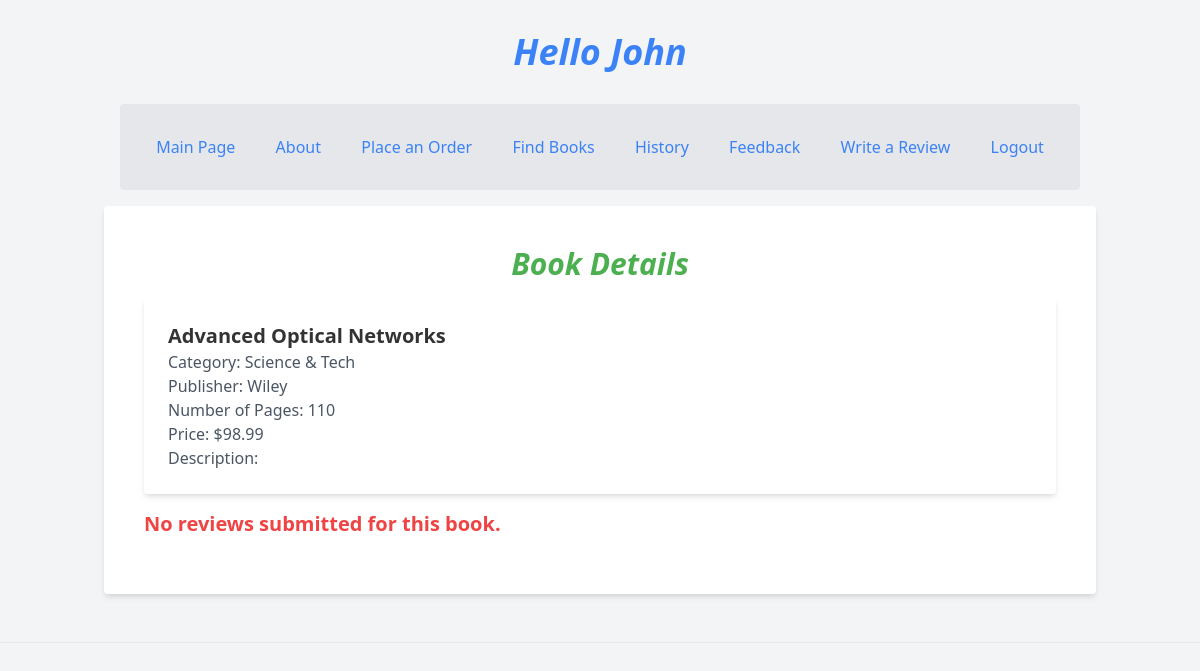
/myapp/chk_reviews/1/ (signed in), run on the app's committed database.
### myapp/models.py (models this page shows, shortened)
class Book(models.Model):
    CATEGORY_CHOICES = [
        ('S', 'Science & Tech'),
        ('F', 'Fiction'),
        ('B', 'Biography'),
        ('T', 'Travel'),
        ('O', 'Other')
    ]
    title = models.CharField(max_length=200)
    category = models.CharField(max_length=1, choices=CATEGORY_CHOICES, default='S')
    num_pages = models.PositiveIntegerField(default=100)
    price = models.DecimalField(max_digits=10, decimal_places=2)
    publisher = models.ForeignKey(Publisher, related_name='books', on_delete=models.CASCADE)
    description = models.TextField(blank=True)  # New field
    num_reviews = models.PositiveIntegerField(default=0)

class Publisher(models.Model):
    name = models.CharField(max_length=200)
    website = models.URLField()
    city = models.CharField(max_length=20, blank=True)
    country = models.CharField(max_length=100, default='USA')

### myapp/views.py (the view)
# urls.py: path('chk_reviews/<int:book_id>/', views.chk_reviews, name='chk_reviews'),
@login_required
def chk_reviews(request, book_id):
    book = get_object_or_404(Book, pk=book_id)
    if request.user:
        reviews = Review.objects.filter(book=book, reviewer=request.user.email)
        if reviews.exists():
            avg_rating = reviews.aggregate(Avg('rating'))['rating__avg']
            return render(request, 'myapp/chk_reviews.html', {'avg_rating': avg_rating, 'book': book})
        else:
            return render(request, 'myapp/chk_reviews.html', {'message': 'No reviews submitted for this book.', 'book': book})
    else:
        return render(request, 'myapp/chk_reviews.html', {'message': 'You are not a registered member!', 'book': book})

### myapp/templates/myapp/chk_reviews.html
{% extends 'myapp/base.html' %}
{% block body_block %}
    <div class="container mx-auto p-4">
        <h1 class="text-3xl font-bold mb-4">Book Details</h1>
        <div class="bg-white p-6 rounded shadow-md mb-4">
            <h2 class="text-xl font-bold">{{ book.title }}</h2>
            <p class="text-gray-600">Category: {{ book.get_category_display }}</p>
            <p class="text-gray-600">Publisher: {{ book.publisher.name }}</p>
            <p class="text-gray-600">Number of Pages: {{ book.num_pages }}</p>
            <p class="text-gray-600">Price: ${{ book.price }}</p>
            <p class="text-gray-600">Description: {{ book.description }}</p>
        </div>
        {% if avg_rating %}
            <p class="text-xl font-bold mb-4">Average Rating: {{ avg_rating }}</p>
        {% else %}
            <p class="text-xl font-bold text-red-500 mb-4">{{ message }}</p>
        {% endif %}
    </div>
{% endblock %}

### myapp/templates/myapp/base.html (shortened to what this page needs)
<!DOCTYPE html>
{% load static %}
<html>
<head>
    <link href="https://cdnjs.cloudflare.com/ajax/libs/tailwindcss/2.2.19/tailwind.min.css" rel="stylesheet">
    <link rel="stylesheet" type="text/css" href="{% static 'myapp/styles.css' %}"/>
</head>
<body class="bg-gray-100 font-sans leading-normal tracking-normal">
<div class="container mx-auto p-4">
    {% if user.is_authenticated %}
        <h1 class="text-4xl font-bold text-blue-500 my-4">{% block myhdg %}Hello {{ user.first_name }} {% endblock %}</h1>
    {% endif %}
    <div class="container mx-auto p-4">
        <ul class="flex justify-around bg-gray-200 p-4 rounded">
            <li class="hbar1"><a class="text-blue-500 hover:text-blue-700" href="{% url 'myapp:index' %}">Main Page</a></li>
            <li class="hbar1"><a class="text-blue-500 hover:text-blue-700" href="{% url 'myapp:about' %}">About</a></li>
            <li class="hbar1"><a class="text-blue-500 hover:text-blue-700" href="{% url 'myapp:place_order' %}">Place an Order</a></li>
            <li class="hbar1"><a class="text-blue-500 hover:text-blue-700" href="{% url 'myapp:findbooks' %}">Find Books</a></li>
            <li class="hbar1"><a class="text-blue-500 hover:text-blue-700" href="{% url 'myapp:history' %}">History</a></li>
            <li class="hbar1"><a class="text-blue-500 hover:text-blue-700" href="{% url 'myapp:feedback1' %}">Feedback</a></li>
            <li class="hbar1"><a class="text-blue-500 hover:text-blue-700" href="{% url 'myapp:review' %}">Write a Review</a></li>
            {% if user.is_authenticated %}
                <li class="hbar1"><a class="text-blue-500 hover:text-blue-700" href="{% url 'myapp:user_logout' %}">Logout</a></li>
            {% else %}
                <li class="hbar1"><a class="text-blue-500 hover:text-blue-700" href="{% url 'myapp:user_login' %}">Login</a></li>
            {% endif %}
        </ul>
    </div>
    <div class="bg-white p-6 rounded shadow-md">
        {% block body_block %}*** {% endblock %}
    </div>
</div>
<hr class="my-8">
</body>
</html>

### myapp/static/myapp/styles.css (style rules this page uses)
body { background-color: #f0f0f0; color: #333; }
h1 { font-size: 24px; color: #4CAF50; font-style: italic; text-align: center; }
.hbar1 { display: inline; margin: 15px; }

### data on the page
Book: title "Advanced Optical Networks", category "Science & Tech", publisher.name "Wiley", num_pages "110", price "98.99"

### other printed values
{{ user.first_name }} "John"
{{ message }} "No reviews submitted for this book."
